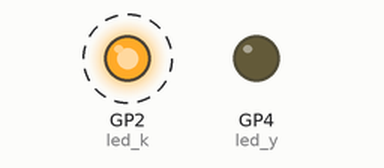
Recording of a program running on a simulated Raspberry Pi Pico running MicroPython. On the bench: output pins drawn as LEDs (lit = HIGH). Dashed ring = blinking. Threads take turns every 2 ms.

Above: at 0.5 s.
Timing chart, 0 to 4.6 s (numbered marks = the images above):
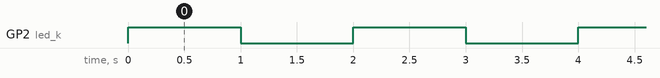

The program:

25_2_MultiCore_Thread_Senkronize.py
```python
# MultiCore, _thread, baton, senkronize, semafor #      #// Pico'nun çekirdeklerinin senkron kullanımını gösteren uygulama//#

# 1. core ve 2. core birbirinin işi bittikten sonra çalışacak. Paralel çalışmayacak. Böylece global kullanılacak değişkenlerdeki
#// değişimler kontrol altına alınabilir.
# Bu uygulamada kırmızı LED yanar, 1sn sonra yeşil LED yanar, 2sn sonra kırmızı LED söner, 1sn sonra yeşil LED söner, 2sn sonra tekrar kırmızı LED yanar.

from machine import Pin
import utime
import _thread

led_k = Pin(2, Pin.OUT)   # Kırmızı
led_y = Pin(4, Pin.OUT)   # Yeşil

led_k.value(0)
led_y.value(0)

baton = _thread.allocate_lock()              # Seknron çalışma için baton semafor nesnesi oluşturuluyor.

def second_thread():                         # 2. _threadda yapılacak işlemler
    x=1
    while True:
        baton.acquire()                      # Diğer _thread kilitlendi.
        led_y.toggle()
        utime.sleep(2)
        print("2. _thread {0}. kez çalıştı." .format(x))
        x+=1
        baton.release()                      # _thread kilidi açıldı.

_thread.start_new_thread(second_thread, ())  # 2. _thread oluşturuldu (3. _thread oluşturulursa çakışma olur, 2 core için en fazla 2 _thread)

while True:                                  # 1. _thread ana döngüyü çalıştırıyor.
    baton.acquire()                          # Diğer _thread kilitlendi.
    led_k.toggle()
    utime.sleep(1)
    baton.release()                          # _thread kilidi açıldı.
    
```

Measured:
- by itself, GP2 (led_k): alternates HIGH for 1.0 s and LOW for 1.0 s
